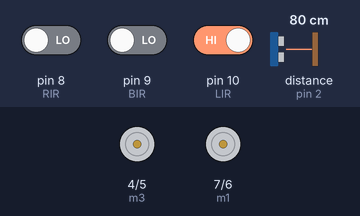
A sketch run on a simulated Arduino Uno, built with avr-gcc and run on an emulated ATmega328P. Parts: motor-driver pin pairs drawn as motors (green arrow = first pin HIGH = forward, orange = second pin HIGH = backward, longer = more drive). Wiring (inferred from the names in the program): ultrasonic range finder: trigger pin 3; echo pin 2. Inputs (shaded band) come from the test bench; at power-on: distance to the obstacle (sensor on pin 2) 80 cm, pin 8 (RIR) LOW, pin 10 (LIR) HIGH, pin 9 (BIR) LOW. The echo pulse lasts 58.3 µs per cm.

Above: at 1.2 s.
1.3 s: distance to the obstacle (sensor on pin 2) set to 35 cm
2.8 s: distance to the obstacle (sensor on pin 2) set to 28 cm
At 3.4 s:
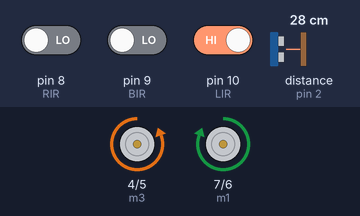
4.3 s: pin 8 (RIR) driven HIGH
At 5.5 s:
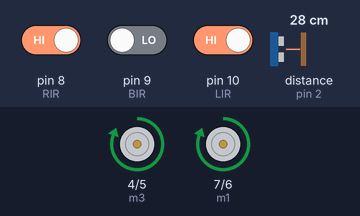
5.8 s: pin 10 (LIR) driven LOW
At 6.8 s:
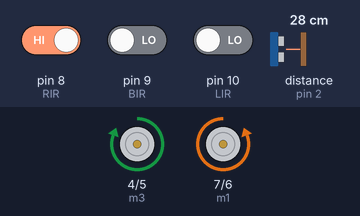
7.3 s: pin 10 (LIR) driven HIGH
At 8.0 s:
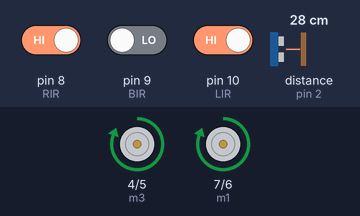
8.8 s: pin 8 (RIR) driven LOW
At 9.1 s:
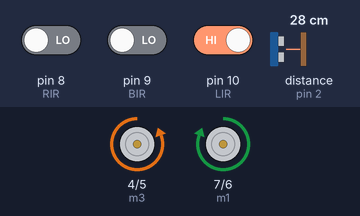
Timing chart, 0 to 11.3 s (numbered marks = the images above; inputs shaded):
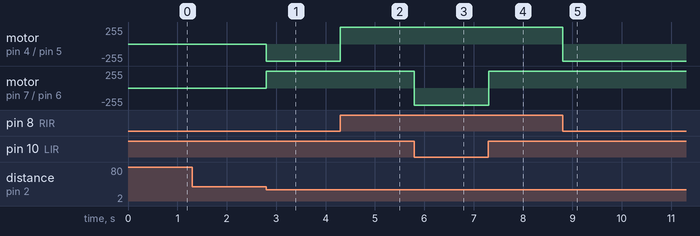

Measured:
- the behaviour switches between 32 and 31 cm on distance to the obstacle (sensor on pin 2) (found by bisection; images 0 and 1)
- after the input at 1.3 s, every drawn part: stays the same
- after the input at 2.8 s, motor on pin 4 (m3) / pin 5 (m4): stopped → backward 255/255 at once; motor on pin 7 (m1) / pin 6 (m2): stopped → forward 255/255 at once
- after the input at 4.3 s, motor on pin 4 (m3) / pin 5 (m4): backward 255/255 → forward 255/255 at once
- after the input at 5.8 s, motor on pin 7 (m1) / pin 6 (m2): forward 255/255 → backward 255/255 at once
- after the input at 7.3 s, motor on pin 7 (m1) / pin 6 (m2): backward 255/255 → forward 255/255 at once
- after the input at 8.8 s, motor on pin 4 (m3) / pin 5 (m4): forward 255/255 → backward 255/255 at once

The sketch:

code.ino
```cpp
int m1 = 7;
int m2 = 6;
int m3 = 4;
int m4 = 5;

bool L_IR;
bool R_IR;
bool B_IR;

int LIR = 10;
int RIR = 8;
int BIR = 9;


int trigPin = 3;
int echoPin = 2;
long duration;
int distance;


void setup()
{
  pinMode(LIR,INPUT);
  pinMode(RIR,INPUT);
  pinMode(BIR,INPUT);

  pinMode(trigPin,OUTPUT);
  pinMode(echoPin,INPUT);

  pinMode(m1,OUTPUT);
  pinMode(m2,OUTPUT);
  pinMode(m3,OUTPUT);
  pinMode(m4,OUTPUT);

  Serial.begin(9600);
}

void loop()
{
  digitalWrite(trigPin,LOW);
  delayMicroseconds(4);
  digitalWrite(trigPin,HIGH);
  delayMicroseconds(10);
  digitalWrite(trigPin,LOW);
  duration = pulseIn(echoPin,HIGH);
  distance = 0.034*(duration/2);

  L_IR = digitalRead(LIR);
  R_IR = digitalRead(RIR);
  B_IR = digitalRead(BIR);

  if(distance >= 10 && distance <= 30)
  {
    if(L_IR == 0 & R_IR == 1)
    {
      digitalWrite(m1,LOW);
      digitalWrite(m2,HIGH);
      digitalWrite(m3,HIGH);
      digitalWrite(m4,LOW);
    } else if(L_IR == 1 & R_IR == 0)
    {
      digitalWrite(m1,HIGH);
      digitalWrite(m2,LOW);
      digitalWrite(m3,LOW);
      digitalWrite(m4,HIGH);
    } else if(L_IR == 1 & R_IR == 1)
    {
      digitalWrite(m1,HIGH);
      digitalWrite(m2,LOW);
      digitalWrite(m3,HIGH);
      digitalWrite(m4,LOW);
    } else
    {
      digitalWrite(m1,LOW);
      digitalWrite(m2,LOW);
      digitalWrite(m3,LOW);
      digitalWrite(m4,LOW);
    }

  } else if(B_IR == 1 && distance <= 5)
  {
    digitalWrite(m1,LOW);
    digitalWrite(m2,HIGH);
    digitalWrite(m3,LOW);
    digitalWrite(m4,HIGH);
  } else
  {
    digitalWrite(m1,LOW);
    digitalWrite(m2,LOW);
    digitalWrite(m3,LOW);
    digitalWrite(m4,LOW);
  }
}
```
